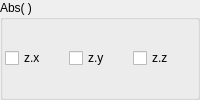
    <widget class="QGroupBox" name="groupBox">
     <property name="title">
      <string>Abs( )</string>
     </property>
     <layout class="QVBoxLayout" name="verticalLayout_3" stretch="0">
      <property name="spacing">
       <number>2</number>
      </property>
      <property name="leftMargin">
       <number>2</number>
      </property>
      <property name="topMargin">
       <number>2</number>
      </property>
      <property name="rightMargin">
       <number>2</number>
      </property>
      <property name="bottomMargin">
       <number>2</number>
      </property>
      <item>
       <layout class="QGridLayout" name="gridLayout_8" columnstretch="0,0,0">
        <property name="spacing">
         <number>2</number>
        </property>
        <item row="0" column="2">
         <widget class="MyCheckBox" name="checkBox_transf_function_enabledAz">
          <property name="text">
           <string notr="true">z.z</string>
          </property>
         </widget>
        </item>
        <item row="0" column="0">
         <widget class="MyCheckBox" name="checkBox_transf_function_enabledAx">
          <property name="text">
           <string notr="true">z.x</string>
          </property>
         </widget>
        </item>
        <item row="0" column="1">
         <widget class="MyCheckBox" name="checkBox_transf_function_enabledAy">
          <property name="text">
           <string notr="true">z.y</string>
          </property>
         </widget>
        </item>
       </layout>
      </item>
     </layout>
    </widget>
